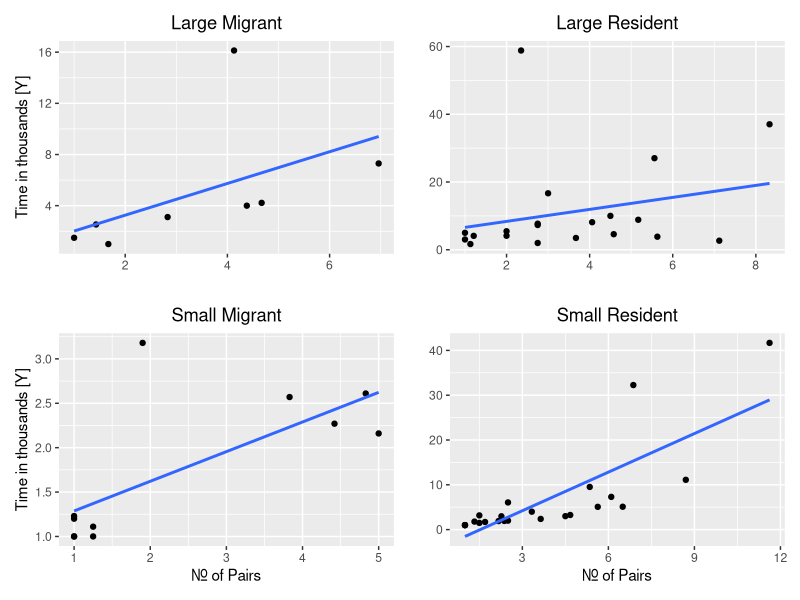
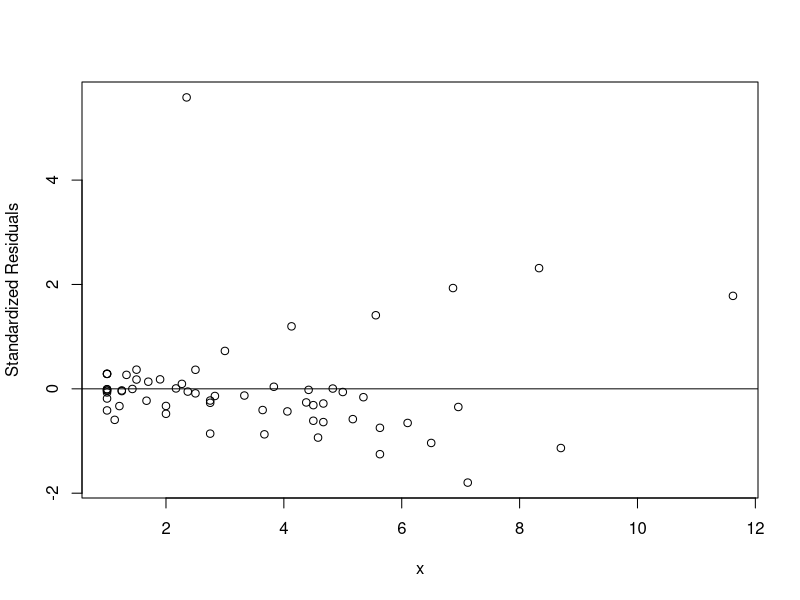

R code for these plots, in order:
## ---- chunk 1
knitr::opts_chunk$set(warning = FALSE, message = FALSE) 
## ---- chunk 2
library(tidyverse)
data <- read.csv('Factors Affecting Extinction.csv')
data
## ---- chunk 3
library(patchwork)
L_data <- subset(data, Size == "L")
S_data <- subset(data, Size == "S")
LM <- subset(L_data, Status == "M")
LR <- subset(L_data, Status == "R")
SM <- subset(S_data, Status == "M")
SR <- subset(S_data, Status == "R")

p1 <- ggplot(LM,aes(Pairs, Time)) + geom_point() + ggtitle("Large Migrant") + ylab("Time in thousands [Y]") + xlab("") + theme(plot.title = element_text(hjust = 0.5)) + stat_smooth(method = "lm", level = 0)
p2 <- ggplot(LR,aes(Pairs, Time)) + geom_point() + ggtitle("Large Resident")+ ylab("")  + xlab("") + theme(plot.title = element_text(hjust = 0.5))+ stat_smooth(method = "lm",level = 0)
p3 <- ggplot(SM,aes(Pairs, Time)) + geom_point() + ggtitle("Small Migrant") + ylab("Time in thousands [Y]") + xlab("Nr. of Pairs") + theme(plot.title = element_text(hjust = 0.5)) + stat_smooth(method = "lm",level = 0)
p4 <- ggplot(SR,aes(Pairs, Time)) + geom_point() + ggtitle("Small Resident") + ylab("") + xlab("Nr. of Pairs") + theme(plot.title = element_text(hjust = 0.5)) + stat_smooth(method = "lm",level = 0)

p1 + p2 + p3 + p4




lm_data <- lm(formula = Time ~ Pairs + Size + Status + Pairs*Size + Pairs * Status + Size*Status + Pairs*Size*Status, data)
summary(lm_data)

## ---- chunk 4


standard_res <- rstandard(lm_data)
final_data <- cbind(data, standard_res)

final_data[order(-standard_res),]
plot(final_data$Pairs, standard_res, ylab='Standardized Residuals', xlab='x') 
abline(0, 0)


